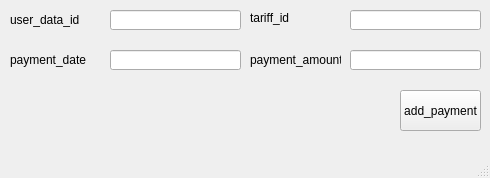
<?xml version="1.0" encoding="UTF-8"?>
<ui version="4.0">
 <class>add_payment_window</class>
 <widget class="QMainWindow" name="add_payment_window">
  <property name="geometry">
   <rect>
    <x>0</x>
    <y>0</y>
    <width>490</width>
    <height>178</height>
   </rect>
  </property>
  <property name="windowTitle">
   <string>MainWindow</string>
  </property>
  <widget class="QWidget" name="centralwidget">
   <widget class="QLabel" name="label">
    <property name="geometry">
     <rect>
      <x>10</x>
      <y>10</y>
      <width>91</width>
      <height>20</height>
     </rect>
    </property>
    <property name="text">
     <string>user_data_id</string>
    </property>
   </widget>
   <widget class="QLabel" name="label_2">
    <property name="geometry">
     <rect>
      <x>10</x>
      <y>50</y>
      <width>91</width>
      <height>20</height>
     </rect>
    </property>
    <property name="text">
     <string>payment_date</string>
    </property>
   </widget>
   <widget class="QLabel" name="label_3">
    <property name="geometry">
     <rect>
      <x>250</x>
      <y>50</y>
      <width>91</width>
      <height>20</height>
     </rect>
    </property>
    <property name="text">
     <string>payment_amount</string>
    </property>
   </widget>
   <widget class="QLabel" name="label_4">
    <property name="geometry">
     <rect>
      <x>250</x>
      <y>10</y>
      <width>71</width>
      <height>16</height>
     </rect>
    </property>
    <property name="text">
     <string>tariff_id</string>
    </property>
   </widget>
   <widget class="QLineEdit" name="lineEdit_payment_date">
    <property name="geometry">
     <rect>
      <x>110</x>
      <y>50</y>
      <width>131</width>
      <height>20</height>
     </rect>
    </property>
   </widget>
   <widget class="QLineEdit" name="lineEdit_user_data_id">
    <property name="geometry">
     <rect>
      <x>110</x>
      <y>10</y>
      <width>131</width>
      <height>20</height>
     </rect>
    </property>
   </widget>
   <widget class="QLineEdit" name="lineEdit_payment_amount">
    <property name="geometry">
     <rect>
      <x>350</x>
      <y>50</y>
      <width>131</width>
      <height>20</height>
     </rect>
    </property>
   </widget>
   <widget class="QLineEdit" name="lineEdit_tariff_id">
    <property name="geometry">
     <rect>
      <x>350</x>
      <y>10</y>
      <width>131</width>
      <height>20</height>
     </rect>
    </property>
   </widget>
   <widget class="QPushButton" name="add_payment_button">
    <property name="geometry">
     <rect>
      <x>400</x>
      <y>90</y>
      <width>81</width>
      <height>41</height>
     </rect>
    </property>
    <property name="text">
     <string>add_payment</string>
    </property>
   </widget>
  </widget>
  <widget class="QMenuBar" name="menubar">
   <property name="geometry">
    <rect>
     <x>0</x>
     <y>0</y>
     <width>490</width>
     <height>21</height>
    </rect>
   </property>
  </widget>
  <widget class="QStatusBar" name="statusbar"/>
 </widget>
 <resources/>
 <connections/>
</ui>
